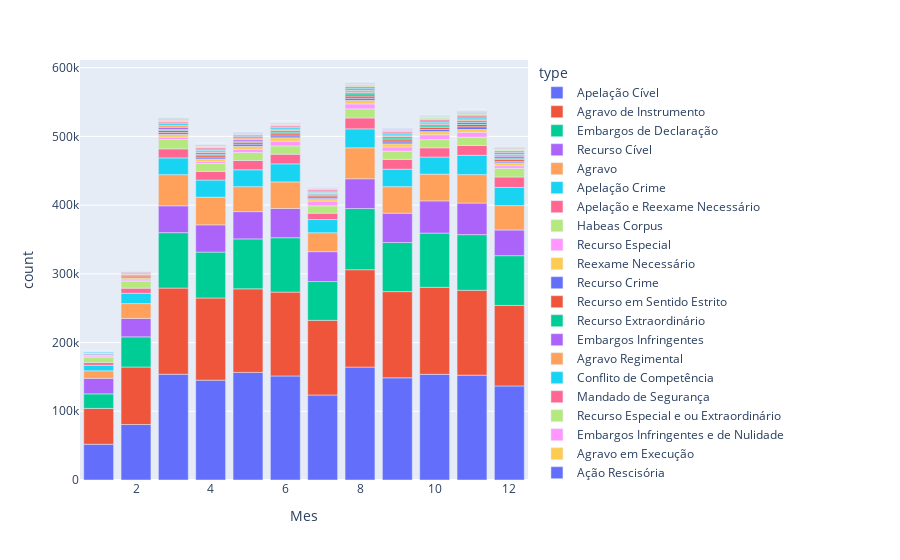

The cell this chart's notebook holds for it:
### Code cell
print(df_count_day_type.columns)
df_count_day_type_top20_year = df_count_day_type[['type','count','Mes']].groupby(['type','Mes']).aggregate({"count":"sum"}).reset_index().sort_values(by='count',ascending=False)
df_count_day_type_top20_year = df_count_day_type_top20_year#.head(100)
display(df_count_day_type_top20_year.head(5))

scatter_plot_top20_year = px.bar(df_count_day_type_top20_year, x="Mes", y="count",color='type')
pio.show(scatter_plot_top20_year)
